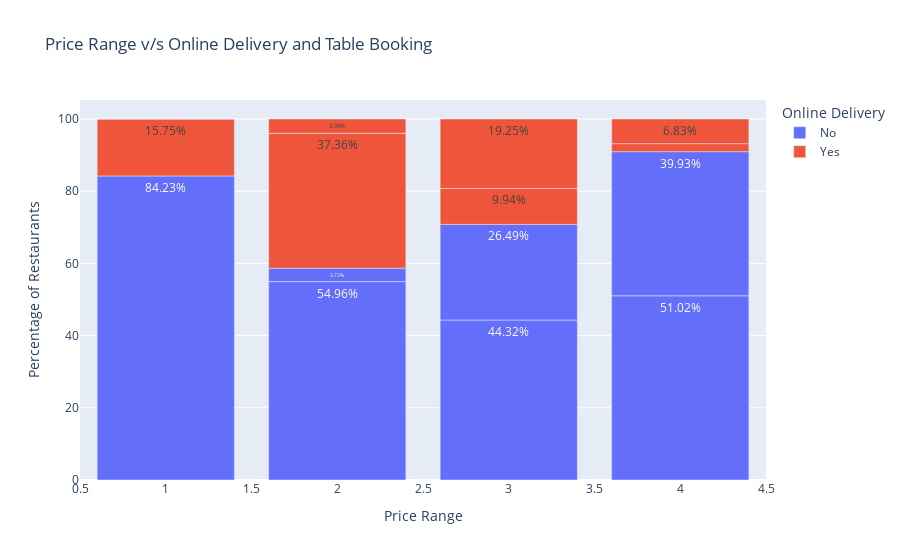

Notebook cell for this chart:
### Markdown cell above
Task 3

Task: Price Range vs. Online Delivery and
Table Booking

### Code cell
# DATA Cleaning:
data['Price range'] = pd.to_numeric(data['Price range'], errors='coerce')
data['Has Online delivery'] = data['Has Online delivery'].str.strip().str.capitalize() 
data['Has Table booking'] = data['Has Table booking'].str.strip().str.capitalize()  

# Groupby DATA:
price_delivery_table = data.groupby(['Price range', 'Has Online delivery', 'Has Table booking']).size().reset_index(name='Count')
total_counts = price_delivery_table.groupby('Price range')['Count'].transform('sum')
price_delivery_table['Percentage'] = (price_delivery_table['Count'] / total_counts) * 100

# Bar Chart Representation of data to visualize clearly:
fig = px.bar(
    price_delivery_table,
    x='Price range',
    y='Percentage',
    color='Has Online delivery',
    text='Percentage',
    title='Price Range v/s Online Delivery and Table Booking',
    labels={
        'Price range': 'Price Range',
        'Percentage': 'Percentage of Restaurants',
        'Has Online delivery': 'Online Delivery'
    }
)
fig.update_traces(texttemplate='%{text:.2f}%', textposition='inside')
fig.show()

### Figure 1 — Plotly figure (JSON) as saved in the notebook; plotly's stock layout.template omitted (floating-point values rounded to 4 significant figures)
{"data": [{"alignmentgroup": "True", "hovertemplate": "Online Delivery=No<br>Price Range=%{x}<br>Percentage of Restaurants=%{text}<extra></extra>", "legendgroup": "No", "marker": {"color": "#636efa", "pattern": {"shape": ""}}, "name": "No", "offsetgroup": "No", "orientation": "v", "showlegend": true, "text": [84.23, 54.96, 3.726, 44.32, 26.49, 51.02, 39.93], "textposition": "inside", "texttemplate": "%{text:.2f}%", "type": "bar", "x": [1, 2, 2, 3, 3, 4, 4], "xaxis": "x", "y": [84.23, 54.96, 3.726, 44.32, 26.49, 51.02, 39.93], "yaxis": "y"}, {"alignmentgroup": "True", "hovertemplate": "Online Delivery=Yes<br>Price Range=%{x}<br>Percentage of Restaurants=%{text}<extra></extra>", "legendgroup": "Yes", "marker": {"color": "#EF553B", "pattern": {"shape": ""}}, "name": "Yes", "offsetgroup": "Yes", "orientation": "v", "showlegend": true, "text": [15.75, 0.0225, 37.36, 3.951, 9.943, 19.25, 2.218, 6.826], "textposition": "inside", "texttemplate": "%{text:.2f}%", "type": "bar", "x": [1, 1, 2, 2, 3, 3, 4, 4], "xaxis": "x", "y": [15.75, 0.0225, 37.36, 3.951, 9.943, 19.25, 2.218, 6.826], "yaxis": "y"}], "layout": {"barmode": "relative", "legend": {"title": {"text": "Online Delivery"}, "tracegroupgap": 0}, "title": {"text": "Price Range v/s Online Delivery and Table Booking"}, "xaxis": {"anchor": "y", "domain": [0, 1], "title": {"text": "Price Range"}}, "yaxis": {"anchor": "x", "domain": [0, 1], "title": {"text": "Percentage of Restaurants"}}}}
